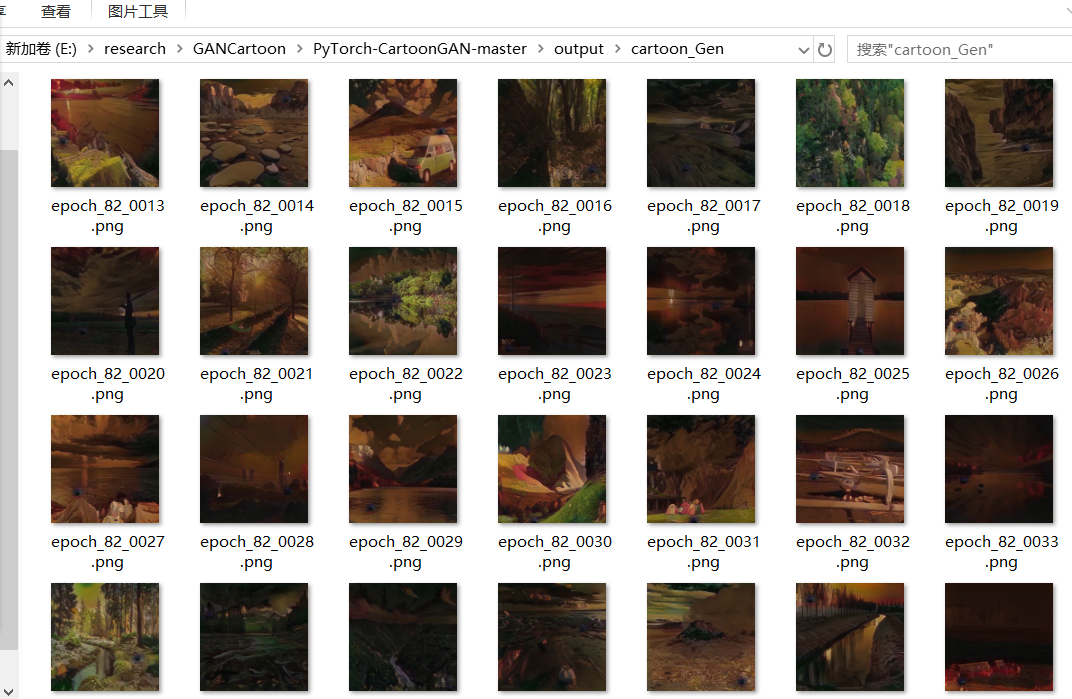
#> input picture samples/example_model_Collpase.png, 1072 x 699 px; its folder holds only this picture in this run
$ python -i edgeDilate.py   (imports and definitions only)
#> lines starting #> are read from the running program, lines starting #| are printed output that depends on the picture
#Canny边缘提取
import cv2 as cv
import math
import numpy as np
import os

def edge_detect(image):
    blurred = cv.GaussianBlur(image, (3, 3), 0)
    gray = cv.cvtColor(blurred, cv.COLOR_RGB2GRAY)
    #xgrad = cv.Sobel(gray, cv.CV_16SC1, 1, 0) #x方向梯度
    #ygrad = cv.Sobel(gray, cv.CV_16SC1, 0, 1) #y方向梯度
    #edge_output = cv.Canny(xgrad, ygrad, 50, 150)
    edge_output = cv.Canny(gray, 50, 100)
    #cv.imshow("Canny Edge", edge_output)
    return edge_output

def edge_dilate(image,edge_output):
    image_dilate = image;

    for col in range(2,255):
    	for raw in range(2,255):
            if edge_output[col,raw] == 255:
                if(edge_output[col-1,raw-1] != 255):
                    image_dilate[col-1,raw-1,:] = image[col,raw,:]
                if(edge_output[col+1,raw-1] != 255):
                    image_dilate[col+1,raw-1,:] = image[col,raw,:]
                if(edge_output[col-1,raw+1] != 255):
                    image_dilate[col-1,raw+1,:] = image[col,raw,:]
                if(edge_output[col+1,raw+1] != 255):
                    image_dilate[col+1,raw+1,:] = image[col,raw,:]
    #cv.imshow("dilate edge", image_dilate)
    return image_dilate

class MyGaussianBlur():
    #initization
    def __init__(self, radius=1, sigema=1.5):
        self.radius=radius
        self.sigema=sigema
    #the calculation of Gauss
    def calc(self,x,y):
        res1=1/(2*math.pi*self.sigema*self.sigema)
        res2=math.exp(-(x*x+y*y)/(2*self.sigema*self.sigema))
        return res1*res2
    #the Gauss module
    def template(self):
        sideLength=self.radius*2+1
        result = np.zeros((sideLength, sideLength))
        for i in range(sideLength):
            for j in range(sideLength):
                result[i,j]=self.calc(i-self.radius, j-self.radius)
        all=result.sum()
        return result/all
    #the filter function
    def filter(self, image, edge_output, template):
        height = image.shape[0]
        width = image.shape[1]
        imageEdgeSmooth = image
        for i in range(self.radius, height-self.radius):
            for j in range(self.radius, width-self.radius):
                if(edge_output[i,j] == 255 or edge_output[i-1,j-1] == 255 or edge_output[i-1,j+1] == 255 or
                edge_output[i+1,j-1] == 255 or edge_output[i+1,j+1] == 255):
                    for k in range(0,3):
                        t = image[i-self.radius:i+self.radius+1, j-self.radius:j+self.radius+1,k]
                        a = np.multiply(t, template)
                        imageEdgeSmooth[i,j,k] = a.sum()
        #cv.imshow("smooth edge", imageEdgeSmooth)
        return imageEdgeSmooth


GBlur=MyGaussianBlur(radius=2, sigema=1.5)#声明高斯模糊类
temp=GBlur.template()#得到滤波模版

file_dir = './data/train/Cartoon/'
# [14 lines not run here, left out]

>>> import cv2
>>> picture = cv2.cvtColor(cv2.imread('samples/example_model_Collpase.png'), cv2.COLOR_BGR2RGB)
>>> result = edge_detect(picture)
#> in edge_detect, `gray = cv.cvtColor(blurred, cv.COLOR_RGB2GRAY)`:
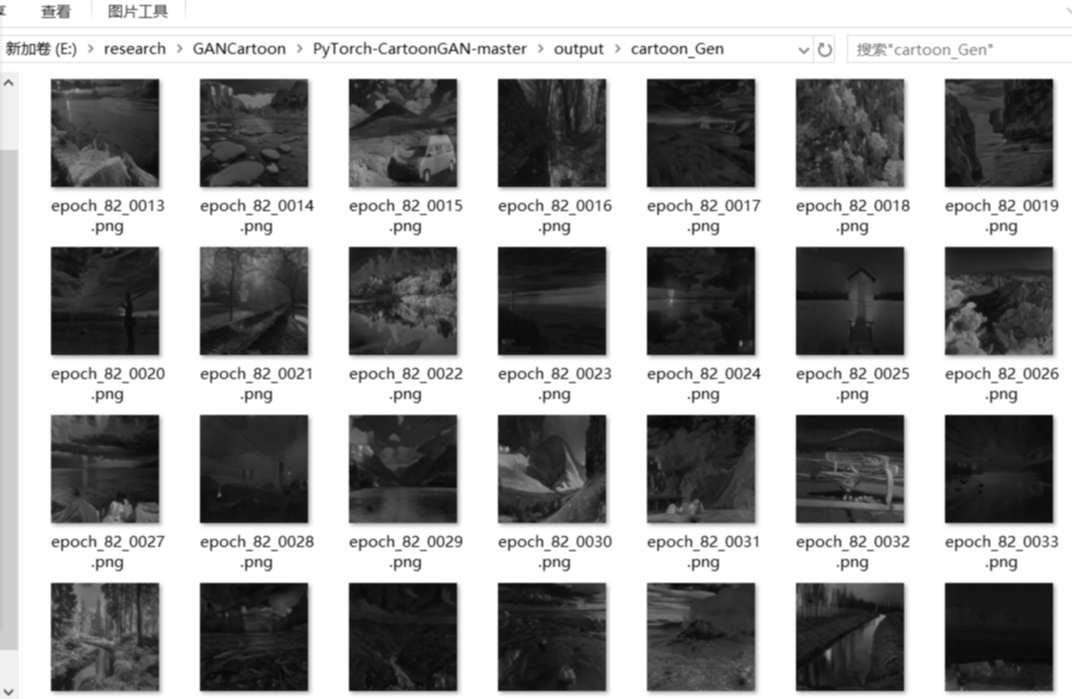
#> gray: shape (699, 1072); min 6, max 255, mean 156.7
#> in edge_detect, `edge_output = cv.Canny(gray, 50, 100)`:
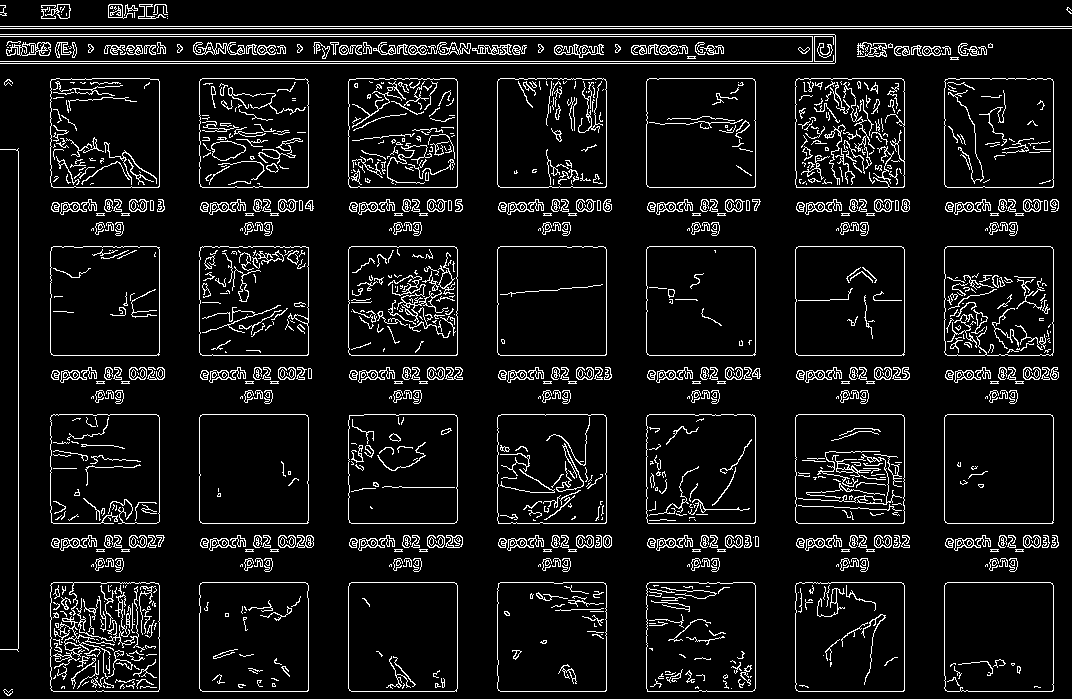
#> edge_output: shape (699, 1072); 8.2% white in thin lines or dots
